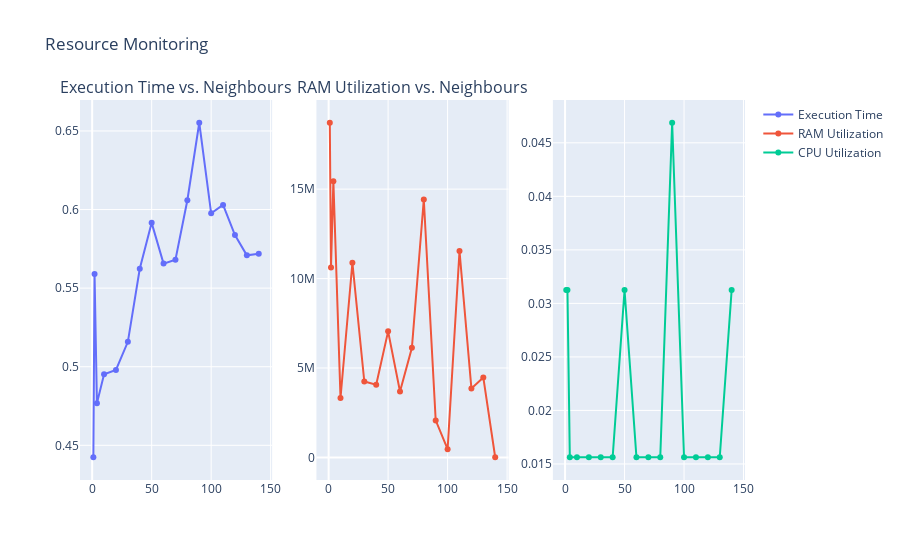
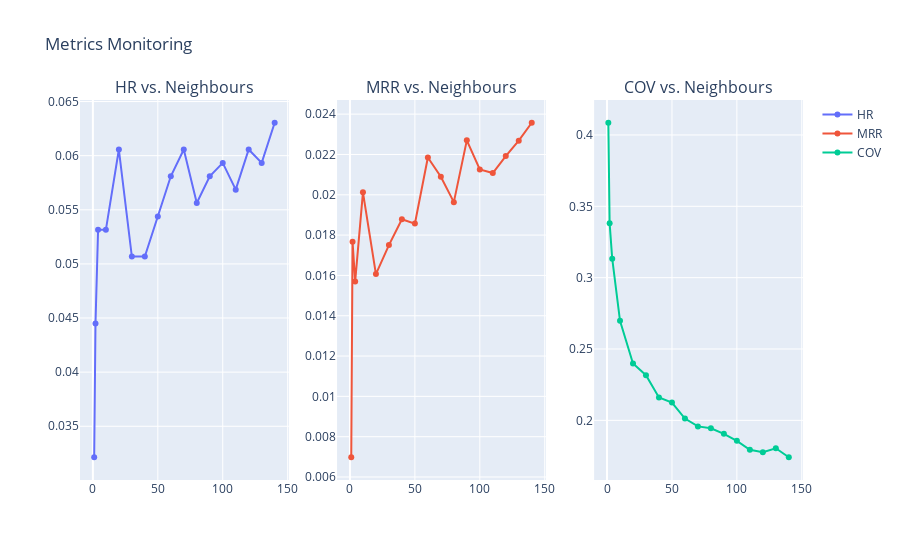

Notebook code for these charts, in order:
### Code cell
get_report(build_uknn_model_weighted, uknn_model_scoring_weighted, training, testset, get_description("train"), get_description("test"), modes[1])

### Figure 1 — Plotly figure (JSON) as saved in the notebook; plotly's stock layout.template omitted (floating-point values rounded to 4 significant figures)
{"data": [{"mode": "lines+markers", "name": "Execution Time", "type": "scatter", "x": [1, 2, 4, 10, 20, 30, 40, 50, 60, 70, 80, 90, 100, 110, 120, 130, 140], "xaxis": "x", "y": [0.4424, 0.5589, 0.4767, 0.4951, 0.4979, 0.5159, 0.5623, 0.5915, 0.5656, 0.568, 0.6059, 0.6552, 0.5976, 0.6029, 0.5838, 0.5709, 0.5719], "yaxis": "y"}, {"mode": "lines+markers", "name": "RAM Utilization", "type": "scatter", "x": [1, 2, 4, 10, 20, 30, 40, 50, 60, 70, 80, 90, 100, 110, 120, 130, 140], "xaxis": "x2", "y": [18710528, 10612736, 15437824, 3325952, 10883072, 4247552, 4067328, 7049216, 3686400, 6127616, 14417920, 2072576, 462848, 11542528, 3858432, 4472832, 12288], "yaxis": "y2"}, {"mode": "lines+markers", "name": "CPU Utilization", "type": "scatter", "x": [1, 2, 4, 10, 20, 30, 40, 50, 60, 70, 80, 90, 100, 110, 120, 130, 140], "xaxis": "x3", "y": [0.03125, 0.03125, 0.01562, 0.01562, 0.01562, 0.01562, 0.01562, 0.03125, 0.01562, 0.01562, 0.01562, 0.04688, 0.01562, 0.01562, 0.01562, 0.01562, 0.03125], "yaxis": "y3"}], "layout": {"annotations": [{"font": {"size": 16}, "showarrow": false, "text": "Execution Time vs. Neighbours", "x": 0.1444, "xanchor": "center", "xref": "paper", "y": 1, "yanchor": "bottom", "yref": "paper"}, {"font": {"size": 16}, "showarrow": false, "text": "RAM Utilization vs. Neighbours", "x": 0.5, "xanchor": "center", "xref": "paper", "y": 1, "yanchor": "bottom", "yref": "paper"}], "title": {"text": "Resource Monitoring"}, "xaxis": {"anchor": "y", "domain": [0, 0.2889]}, "xaxis2": {"anchor": "y2", "domain": [0.3556, 0.6444]}, "xaxis3": {"anchor": "y3", "domain": [0.7111, 1]}, "yaxis": {"anchor": "x", "domain": [0, 1]}, "yaxis2": {"anchor": "x2", "domain": [0, 1]}, "yaxis3": {"anchor": "x3", "domain": [0, 1]}}}

### Figure 2 — Plotly figure (JSON) as saved in the notebook; plotly's stock layout.template omitted (floating-point values rounded to 4 significant figures)
{"data": [{"mode": "lines+markers", "name": "HR", "type": "scatter", "x": [1, 2, 4, 10, 20, 30, 40, 50, 60, 70, 80, 90, 100, 110, 120, 130, 140], "xaxis": "x", "y": [0.03214, 0.0445, 0.05315, 0.05315, 0.06057, 0.05068, 0.05068, 0.05439, 0.0581, 0.06057, 0.05562, 0.0581, 0.05933, 0.05686, 0.06057, 0.05933, 0.06304], "yaxis": "y"}, {"mode": "lines+markers", "name": "MRR", "type": "scatter", "x": [1, 2, 4, 10, 20, 30, 40, 50, 60, 70, 80, 90, 100, 110, 120, 130, 140], "xaxis": "x2", "y": [0.00698, 0.01767, 0.01569, 0.02012, 0.01607, 0.0175, 0.01878, 0.01857, 0.02185, 0.0209, 0.01963, 0.0227, 0.02126, 0.02108, 0.02192, 0.02269, 0.02357], "yaxis": "y2"}, {"mode": "lines+markers", "name": "COV", "type": "scatter", "x": [1, 2, 4, 10, 20, 30, 40, 50, 60, 70, 80, 90, 100, 110, 120, 130, 140], "xaxis": "x3", "y": [0.4085, 0.3382, 0.3133, 0.2697, 0.2399, 0.2317, 0.216, 0.2125, 0.2013, 0.1958, 0.1944, 0.1906, 0.1857, 0.1794, 0.1777, 0.1804, 0.1742], "yaxis": "y3"}], "layout": {"annotations": [{"font": {"size": 16}, "showarrow": false, "text": "HR vs. Neighbours", "x": 0.1444, "xanchor": "center", "xref": "paper", "y": 1, "yanchor": "bottom", "yref": "paper"}, {"font": {"size": 16}, "showarrow": false, "text": "MRR vs. Neighbours", "x": 0.5, "xanchor": "center", "xref": "paper", "y": 1, "yanchor": "bottom", "yref": "paper"}, {"font": {"size": 16}, "showarrow": false, "text": "COV vs. Neighbours", "x": 0.8556, "xanchor": "center", "xref": "paper", "y": 1, "yanchor": "bottom", "yref": "paper"}], "title": {"text": "Metrics Monitoring"}, "xaxis": {"anchor": "y", "domain": [0, 0.2889]}, "xaxis2": {"anchor": "y2", "domain": [0.3556, 0.6444]}, "xaxis3": {"anchor": "y3", "domain": [0.7111, 1]}, "yaxis": {"anchor": "x", "domain": [0, 1]}, "yaxis2": {"anchor": "x2", "domain": [0, 1]}, "yaxis3": {"anchor": "x3", "domain": [0, 1]}}}
